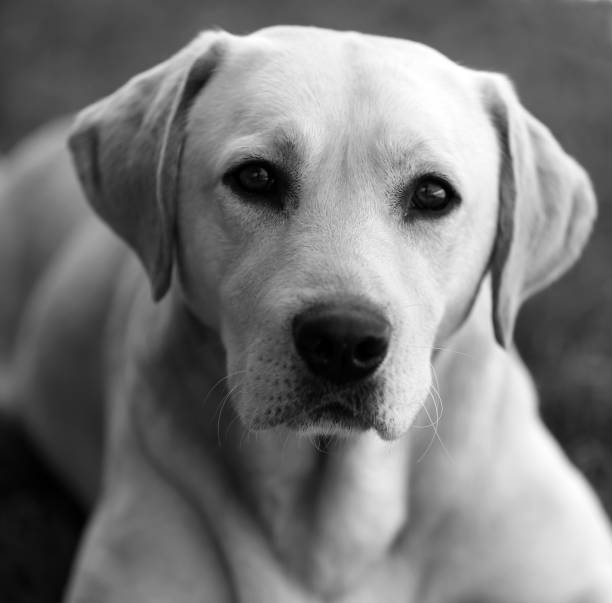
#> input picture ImageCompression/img1.jpg, 612 x 603 px
$ python ImgCompression.py
#> lines starting #> are read from the running program, lines starting #| are printed output that depends on the picture

"""
The next code aims to perform image compression using the proposed
Singular Value Decomposition (SVD) method
"""

import os

import matplotlib.pyplot as plt
import numpy as np
from PIL import Image


# Upload an image
def UploadImg(img_name):
#> called with img_name = 'img1.jpg'
    script_directory = os.path.dirname(os.path.abspath(__file__))
    image_filename = img_name
    image_path = os.path.join(script_directory, image_filename)
    img = Image.open(image_path)
#> img is the input picture: PIL image 612x603 L; min 0, max 255, mean 119.8
    return img

# Get image dimensions, width, and height
def GetImageSize(img):
    width, height = img.size
    print("Image width:", width)
    print("Image height:", height)

# Normalize image from 0-255 to 0 to 1
def NormalizedImg(img):
    img_array = np.array(img)
    normalized_img_array = img_array / 255.0
    return normalized_img_array

# Store Image in the current directory
def StoreImg(normalized_img_array, file_name):
    script_directory = os.path.dirname(os.path.abspath(__file__))
    normalized_image_path = os.path.join(script_directory, file_name)
    normalized_img_pil = Image.fromarray((normalized_img_array * 255).astype(np.uint8))
    normalized_img_pil.save(normalized_image_path)

# Function to write content to a file in the same folder as the script
def write_to_file(file_name, content):
    try:
        # Get the directory path of the current script
        script_dir = os.path.dirname(os.path.abspath(__file__))

        # Combine the script directory with the provided file name
        file_path = os.path.join(script_dir, file_name)

        # Open the file in write mode
        with open(file_path, 'w') as file:
            # If the file exists and is not empty, clear its content
            if os.path.exists(file_path) and os.path.getsize(file_path) > 0:
                file.truncate(0)

            # Write the new content to the file
            file.write(content)

        #print(f"Content written to {file_path}")
    except Exception as e:
        print(f"An error occurred: {str(e)}")

def get_file_length(file_name):
    try:
        # Get the directory path of the current script
        script_dir = os.path.dirname(os.path.abspath(__file__))

        # Combine the script directory with the provided file name
        file_path = os.path.join(script_dir, file_name)

        # Read the content from the file and split it into rows
        with open(file_path, 'r') as file:
            lines = file.readlines()

        # Calculate matrix dimensions (rows x columns)
        rows = len(lines)
        if rows > 0:
            cols = len(lines[0].strip().split(','))
            print(f"Matrix dimensions: {rows} rows x {cols} columns")
        else:
            print("Matrix is empty.")

    except FileNotFoundError:
        print(f"File not found: {file_name}")
    except Exception as e:
        print(f"An error occurred: {e}")


# Load matrices A and B
def LoadMatrices(file_name):
    try:
        # Get the directory path of the current script
        script_dir = os.path.dirname(os.path.abspath(__file__))

        # Combine the script directory with the provided file name
        file_path = os.path.join(script_dir, file_name)

        # Read matrices from the file
        matrices = np.loadtxt(file_path)
        return matrices
    except Exception as e:
        #print(f"An error occurred: {str(e)}")
        return None

# The next section contains the implementation of the SVD algorithm
def svdPython(A):

    m, n = A.shape
#> m = 603; n = 612

    if m >= n:
        M1 = A.T @ A
        y_1, v_1 = np.linalg.eigh(M1)
        const = n * np.max(y_1) * np.finfo(float).eps
        y_2 = (y_1 > const)
        r_A = np.sum(y_2)
        y_3 = np.abs(y_1) * y_2
        s_1, orden = np.sort(np.sqrt(y_3), axis=0)[::-1], np.argsort(np.sqrt(y_3), axis=0)[::-1]
        v_2 = v_1[:, orden]
        v = v_2[:, :r_A]
        s = np.diag(s_1[:r_A])
        u = (1. / s_1[:r_A]) * (A @ v)

    else:
        M1 = A @ A.T
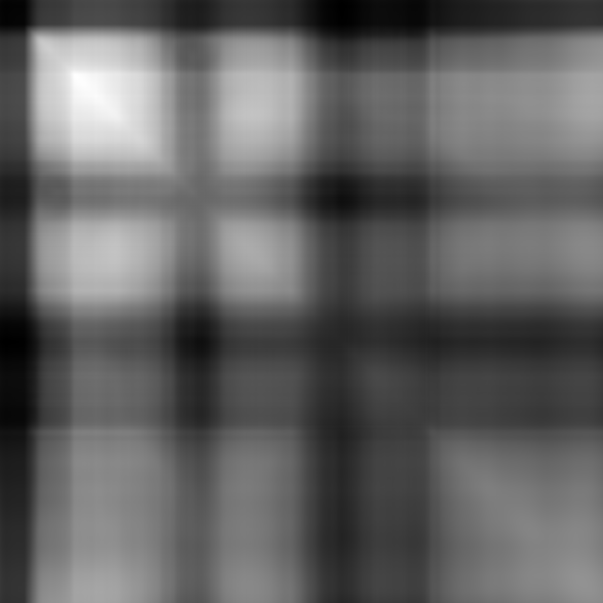
#> M1: shape (603, 603) float64; min 64.61, max 283.9, mean 149.7; drawn with min black and max white
        y_1, u_1 = np.linalg.eigh(M1)
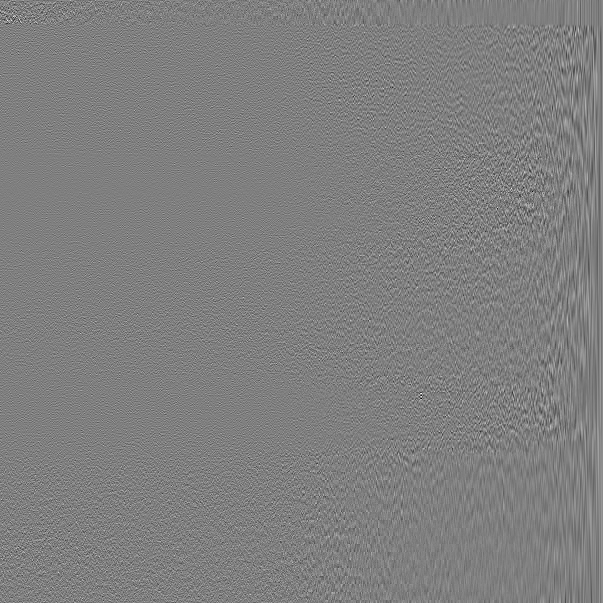
#> u_1: shape (603, 603) float64; min -0.362, max 0.362, mean 6.94e-05; drawn with min black and max white
#> y_1 = 603 values from 9.95e-08 to 93124.8
        const = m * np.max(y_1) * np.finfo(float).eps
#> const = 1.25e-08
        y_2 = (y_1 > const)
        r_A = np.sum(y_2)
#> r_A = 603
        y_3 = np.abs(y_1) * y_2
#> y_3 = 603 values from 9.95e-08 to 93124.8
        s_1, orden = np.sort(np.sqrt(y_3), axis=0)[::-1], np.argsort(np.sqrt(y_3), axis=0)[::-1]
#> s_1 = 603 values, max 305.2 at index 0, min 0.000315 at index 602, mean 1.44; orden = 603 values, max 602 at index 0, min 0 at index 602, mean 301
        u_2 = u_1[:, orden]
        u = u_2[:, :r_A]
        s = np.diag(s_1[:r_A])
        v = (1. / s_1[:r_A]) * (A.T @ u)
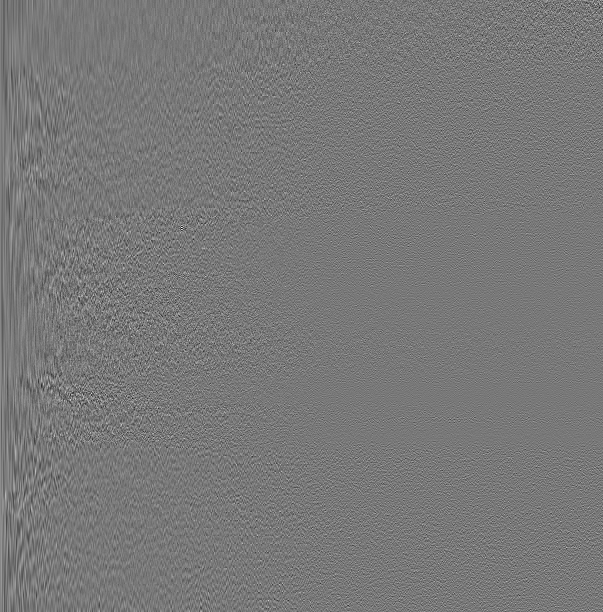
#> v: shape (612, 603) float64; min -0.341, max 0.379, mean 4.25e-05; drawn with min black and max white

    return u, s, v

def ImageCompression():

    # Upload the original image
    img = UploadImg('img1.jpg')

    # Normalize the image
    normalized_img = NormalizedImg(img)

    # Display the original image
    plt.subplot(1, 3, 1)
    plt.imshow(normalized_img)
    plt.title('Original Image')

    # Store the normalized image
    StoreImg(normalized_img, 'normalized_image.jpg')

    # Write the normalized image to a text file
    normalized_image_txt = '\n'.join([','.join(map(str, row)) for row in normalized_img])
    write_to_file('originalImage.txt', normalized_image_txt)

    print(get_file_length('originalImage.txt'))

    # Perform image compression using SVD
    r = 10
    u, s, v = svdPython(normalized_img)
    Ur = u[:, :r]
    Sr = s[:r, :r]
    Vr = v[:, :r]
    D = Ur @ Sr
    C = Vr.T
    Ic = D @ C
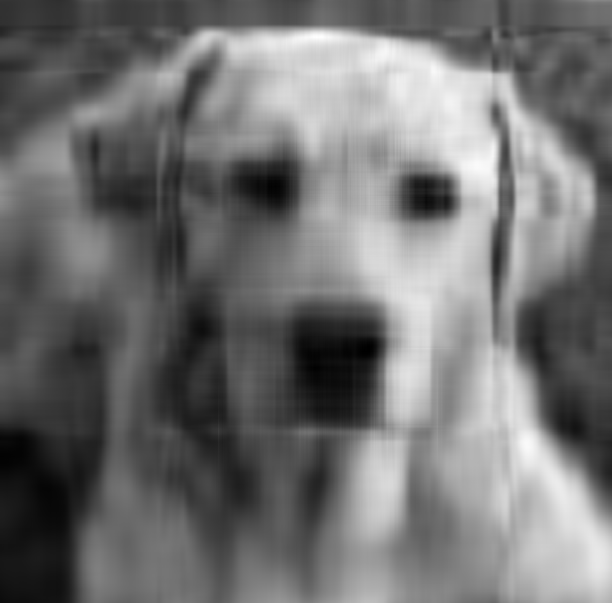
#> Ic: shape (603, 612) float64; min -0.0252, max 1.08, mean 0.469; drawn with min black and max white

    # Display the compressed image
    plt.subplot(1, 3, 2)
    plt.imshow(Ic)
    plt.title('Compressed Image')

    # Store matrices D and C
    write_to_file('D.txt', '\n'.join([','.join(map(str, row)) for row in D]))
    write_to_file('C.txt', '\n'.join([','.join(map(str, row)) for row in C]))

    print("D")
    print(get_file_length('D.txt'))
    print("C")
    print(get_file_length('C.txt'))

    # Load matrices D and C
    D1 = LoadMatrices("D.txt")
    C1 = LoadMatrices("C.txt")

    if D1 is not None and C1 is not None:
        Ic1 = D1 @ C1

        # Display the compressed image using loaded matrices D and C
        plt.subplot(1, 3, 3)
        plt.imshow(Ic1)
        plt.title('Compressed Image (Loading matrices D and C)')

    plt.show()

ImageCompression()
